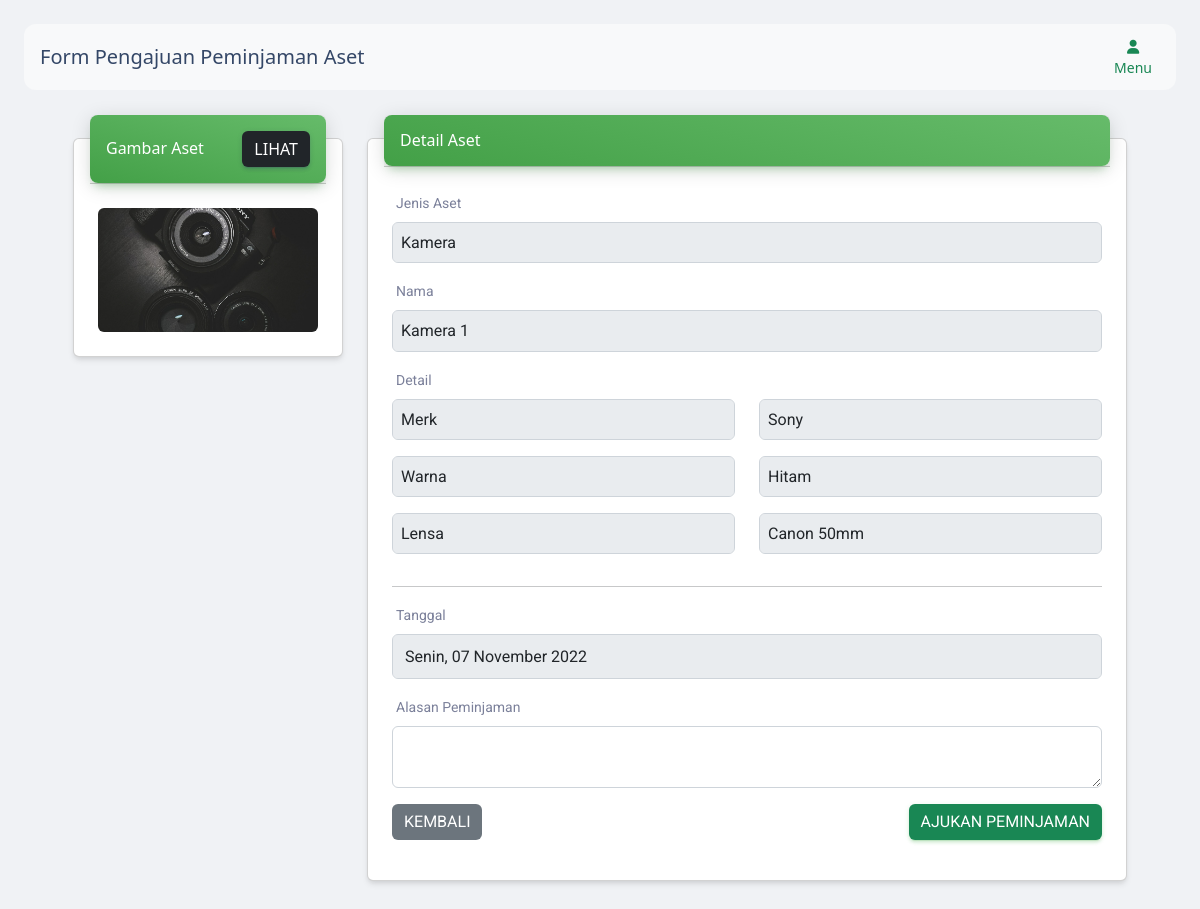
The app's page /index.php?h=pengajuan_peminjaman&id=1 (signed in) with its own data.
### tables this page shows
CREATE TABLE aset(
    id BIGINT UNSIGNED PRIMARY KEY AUTO_INCREMENT,
    id_jenis_aset BIGINT UNSIGNED REFERENCES jenis_aset(id),
    id_sifat_aset BIGINT UNSIGNED REFERENCES sifat_aset(id),
    nama VARCHAR(255),
    tanggal_masuk DATE,
    detail JSON,
    foto VARCHAR(255),
    keterangan TEXT
);

CREATE TABLE jenis_aset(
    id BIGINT UNSIGNED PRIMARY KEY AUTO_INCREMENT,
    nama VARCHAR(255),
    keterangan TEXT
);

### helper/date.php (called while the page is built, shortened)
<?php
function tanggalIndonesiaString($date)
{
    $tanggal = explode('-', $date)[2];
    $bulan = explode('-', $date)[1];
    $tahun = explode('-', $date)[0];
    return HARI_DALAM_INDONESIA[Date("w", strtotime($date))] . ', ' . $tanggal . ' ' . BULAN_DALAM_INDONESIA[$bulan - 1] . ' ' . $tahun;
}

### halaman/peminjaman_aset/tambah.php (the view, shortened to what this page needs)
<?php
if (isset($_GET['id'])) {
    $q = "
    SELECT
        ja.nama AS jenis_aset,
        sa.nama AS sifat_aset,
        a.*,
        (SELECT COUNT(a.id) FROM aset AS a INNER JOIN aset_rusak AS ar ON a.id=ar.id_aset) AS rusak,
        (SELECT COUNT(a.id) FROM aset AS a INNER JOIN aset_hilang AS ah ON a.id=ah.id_aset) AS hilang,
        (SELECT COUNT(a.id) FROM aset AS a INNER JOIN pemeliharaan_aset AS plhra ON a.id=plhra.id_aset WHERE plhra.tanggal_selesai IS NULL) AS sedang_pemeliharaan,
        (SELECT COUNT(a.id) FROM aset AS a INNER JOIN peminjaman_aset AS pa ON a.id=pa.id_aset WHERE pa.status BETWEEN 3 AND 5) AS sedang_dipinjam,
        (SELECT COUNT(a.id) FROM aset AS a INNER JOIN peminjaman_aset AS pa ON a.id=pa.id_aset WHERE pa.status = 1) AS sedang_dipesan
    FROM
        aset AS a
    INNER JOIN
        jenis_aset AS ja
    ON
        ja.id=a.id_jenis_aset
    INNER JOIN
        sifat_aset AS sa
    ON
        sa.id=a.id_sifat_aset
    WHERE
        a.id=" . $_GET['id'];
    $result = $mysqli->query($q);
    $data = $result->fetch_assoc();
}
?>
<div class="container-fluid">
    <div id="form-peminjaman" class="row justify-content-center <?= $_GET['id'] ?? 'd-none' ?>">
        <div class="col-12 col-md-3">
            <div class="col-12 mb-5">
                <div class="card my-4">
                    <div class="card-header p-0 position-relative mt-n4 mx-3 z-index-2">
                        <div class="bg-gradient-success shadow-success border-radius-lg p-3 d-flex justify-content-between align-items-center">
                            <h6 class="text-white text-capitalize m-0">Gambar Aset</h6>
                            <button class="btn btn-dark m-0" data-bs-toggle="modal" data-bs-target="#detailGambarModal">Lihat</a>
                        </div>
                    </div>
                    <div class="card-body">
                        <img id="foto" src="<?= $data['foto'] ?? 'assets/img/no-image.jpg'; ?>" class="rounded" style="width: 100%; aspect-ratio: 16 / 9; object-fit: cover;">
                    </div>
                </div>
            </div>
        </div>
        <div class="col-12 col-md-8">
            <div class="card my-4">
                <div class="card-header p-0 position-relative mt-n4 mx-3 z-index-2">
                    <div class="bg-gradient-success shadow-success border-radius-lg p-3 d-flex justify-content-between align-items-center">
                        <h6 class="text-white text-capitalize m-0">Detail Aset</h6>
                    </div>
                </div>
                <div class="card-body">
                    <div class="row">
                        <div class="col-12">
                            <form action="" method="POST">
                                <div class="mb-3">
                                    <label class="form-label">Jenis Aset</label>
                                    <input type="text" class="form-control p-2" disabled id="jenis_aset" value="<?= $data['jenis_aset'] ?? ''; ?>">
                                </div>
                                <div class="mb-3">
                                    <label class="form-label">Nama</label>
                                    <input type="text" class="form-control p-2" disabled id="nama" value="<?= $data['nama'] ?? ''; ?>">
                                </div>
                                <div class="mb-3">
                                    <label class="form-label">Detail</label>
                                    <div class="row" id="detail">
                                        <?php if ($data['detail'] ?? false) : ?>
                                            <?php foreach (json_decode($data['detail']) as $key => $value) : ?>
                                                <div class="col-6 mb-3">
                                                    <input type="text" class="form-control p-2 detail" value="<?= $key; ?>" disabled>
                                                </div>
                                                <div class="col-6 mb-3">
                                                    <input type="text" class="form-control p-2 detail" value="<?= $value; ?>" disabled>
                                                </div>
                                            <?php endforeach; ?>
                                        <?php endif; ?>
                                    </div>
                                </div>
                                <hr>
                                <div class="mb-3">
                                    <label class="form-label">Tanggal</label>
                                    <input type="text" class="form-control" value="<?= tanggalIndonesiaString(Date("Y-m-d")); ?>" disabled>
                                </div>
                                <div class="mb-3">
                                    <label for="alasan_peminjaman" class="form-label">Alasan Peminjaman</label>
                                    <textarea name="alasan_peminjaman" id="alasan_peminjaman" class="form-control" autofocus></textarea>
                                </div>
                                <div class="d-flex justify-content-between flex-wrap">
                                    <div class="d-flex align-items-center flex-grow-1">
                                        <a href="?h=aset_per_jenis_aset&id=<?= $data['id_jenis_aset']; ?>" class="btn btn-secondary">Kembali</a>
                                    </div>
                                    <div class="d-flex justify-content-end align-items-center flex-wrap gap-1 flex-grow-1">
                                        <?php if ($data['rusak'] ?? false) : ?>
                                            <div class="alert alert-danger text-white" role="alert">
                                                Aset Sedang Dalam Keadaan <strong>Rusak</strong>
                                            </div>
                                        <?php elseif ($data['hilang'] ?? false) : ?>
                                            <div class="alert alert-danger text-white" role="alert">
                                                Aset Sedang Dalam Keadaan <strong>Hilang</strong>
                                            </div>
                                        <?php elseif ($data['sedang_pemeliharaan'] ?? false) : ?>
                                            <div class="alert alert-warning text-white" role="alert">
                                                Aset Sedang Dalam Keadaan <strong>Masa Pemeliharaan</strong>
                                            </div>
                                        <?php elseif ($data['sedang_dipesan'] ?? false) : ?>
                                            <div class="alert alert-info text-white" role="alert">
                                                Aset Sedang Dalam Keadaan <strong>Pengajuan Peminjaman Oleh Pegawai Lain</strong></div>
                                        <?php elseif ($data['sedang_dipinjam'] ?? false) : ?>
                                            <div class="alert alert-info text-white" role="alert">
                                                Aset Sedang Dalam Keadaan <strong>Dipinjam</strong> oleh pegawai lain. Tunggu pengembalian terlebih dahulu untuk dapat meminjam aset ini.
                                            </div>
                                        <?php else : ?>
                                            <button type="submit" name="submit" class="btn btn-success" onclick="return confirm('Yakin?')">Ajukan Peminjaman</button>
                                        <?php endif; ?>
                                    </div>
                                </div>
                            </form>
                        </div>
                    </div>
                </div>
            </div>
        </div>
    </div>
</div>

### index.php (shortened to what this page needs)
<!DOCTYPE html>
<html lang="en">
<head>
    <link href="./assets/css/nucleo-icons.css" rel="stylesheet" />
    <link href="./assets/css/nucleo-svg.css" rel="stylesheet" />
    <link id="pagestyle" href="./assets/css/material-dashboard.css?v=3.0.4" rel="stylesheet" />
    <link rel="stylesheet" href="https://cdnjs.cloudflare.com/ajax/libs/twitter-bootstrap/5.2.0/css/bootstrap.min.css">
    <link rel="stylesheet" href="https://cdn.datatables.net/1.12.1/css/dataTables.bootstrap5.min.css">
    <?php include_once('komponen/js.php'); ?>
</head>
<body class="g-sidenav-show bg-gray-200">
    <?php
    if ($_SESSION['user']['status'] === 'pegawai') {
        if (isset($_GET['h'])) {
            if ($_GET['h'] === 'pengajuan_peminjaman') {
                $active = "Form Pengajuan Peminjaman Aset";
                $page = "halaman/peminjaman_aset/tambah.php";
            } else if ($_GET['h'] === 'pengajuan_pengembalian') {
                $active = "Form Pengajuan Pengembalian Aset";
                $page = "halaman/peminjaman_aset/pengajuan_pengembalian.php";
            } elseif ($_GET['h'] === 'riwayat_peminjaman_aset') {
                $active = "Data Peminjaman Aset";
                $page = "halaman/riwayat_peminjaman_aset/index.php";
            } elseif ($_GET['h'] === 'detail_riwayat_peminjaman_aset') {
                $active = "Detail Peminjaman Aset";
                $page = "halaman/riwayat_peminjaman_aset/detail.php";
            } else {
                $active = null;
                $page = 'halaman/peminjaman_aset/index.php';
            }
        } else {
            $active = null;
            $page = 'halaman/peminjaman_aset/index.php';
        }
    }
    ?>
    <main class="main-content position-relative max-height-vh-100 h-100 border-radius-lg ">
        <?php if ($_SESSION['user']['status'] === 'pegawai') include_once('komponen/navbar.php'); ?>
        <div class="container-fluid py-4">
            <?php
            include_once('helper/date.php');
            include_once($page);
            ?>
        </div>
    </main>
</body>
</html>

### komponen/js.php (shortened to what this page needs)
<link rel="stylesheet" href="https://cdnjs.cloudflare.com/ajax/libs/animate.css/4.1.1/animate.min.css" />

### komponen/navbar.php (shortened to what this page needs)
<nav class="navbar navbar-main navbar-expand-lg px-0 mx-4 shadow-none border-radius-xl bg-light mt-4" id="navbarBlur" data-scroll="true">
    <div class="container-fluid py-1 px-3">
        <div class="collapse navbar-collapse mt-sm-0 me-md-0 me-sm-4" id="navbar">
            <div class="w-100 pe-md-5 d-flex align-items-center">
                <?php if (is_null($active)) : ?>
                    <div class="input-group input-group-outline">
                        <label class="form-label text-success">Pencarian...</label>
                        <input type="text" class="form-control">
                    </div>
                <?php else : ?>
                    <h5 class="m-0"><?= $active; ?></h5>
                <?php endif; ?>
            </div>
            <ul class="ms-3 navbar-nav justify-content-end" style="flex: 1;">
                <li class="nav-item dropdown pe-2 d-flex align-items-center">
                    <a href="javascript:;" class="nav-link text-success p-0 text-center" id="dropdownMenuButton" data-bs-toggle="dropdown" aria-expanded="false">
                        <i class="fa fa-user"></i> Menu
                    </a>
                </li>
            </ul>
        </div>
    </div>
</nav>

### index.php (style rules this page uses)
.btn-secondary, .btn-secondary:hover, .btn-secondary:focus { box-shadow: none; }

### records on screen
aset: foto (picture), id_jenis_aset.nama "Kamera", nama "Kamera 1", detail "Sony", detail "Hitam", detail "Canon 50mm"

### other values on screen
$active "Form Pengajuan Peminjaman Aset"
